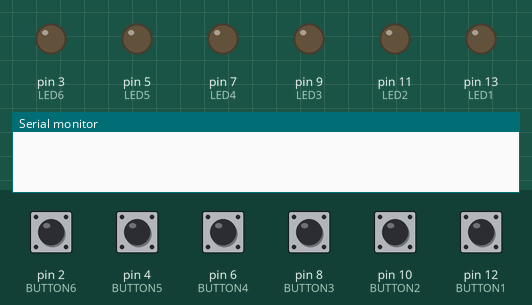
This sketch was run on a simulated Arduino Uno, built with avr-gcc and run on an emulated ATmega328P. Parts: output pins drawn as LEDs (lit = HIGH), the last lines printed to the serial monitor. The test bench sets the inputs (shaded band); at power-on: pin 2 (BUTTON6), pin 4 (BUTTON5), pin 6 (BUTTON4), pin 8 (BUTTON3), pin 10 (BUTTON2), pin 12 (BUTTON1) LOW.

Above: at 1.2 s.
1.3 s: pin 2 (BUTTON6) pulled HIGH for 0.15 s
At 2.8 s:
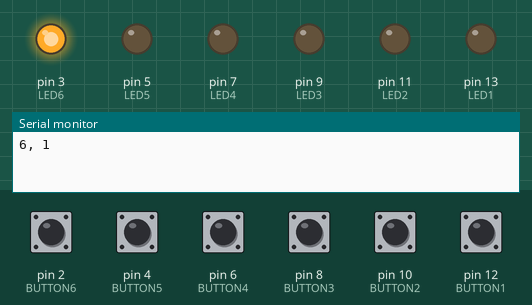
4.4 s: pin 4 (BUTTON5) pulled HIGH for 0.15 s
At 4.9 s:
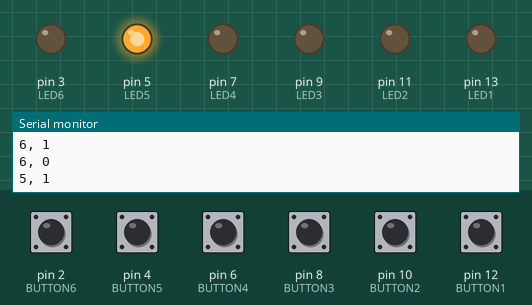
7.5 s: pin 6 (BUTTON4) pulled HIGH for 0.15 s
At 8.4 s:
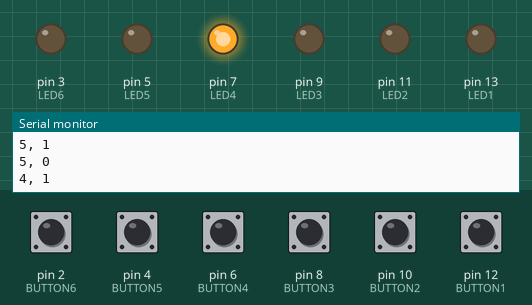
10.6 s: pin 8 (BUTTON3) pulled HIGH for 0.15 s
At 12.0 s:
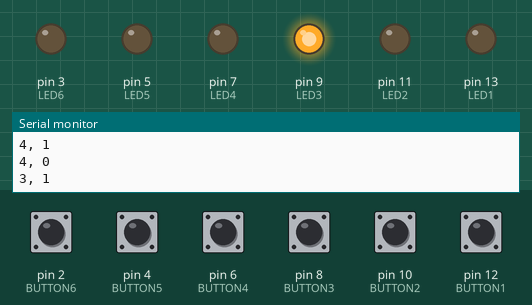
13.7 s: pin 10 (BUTTON2) pulled HIGH for 0.15 s
At 14.4 s:
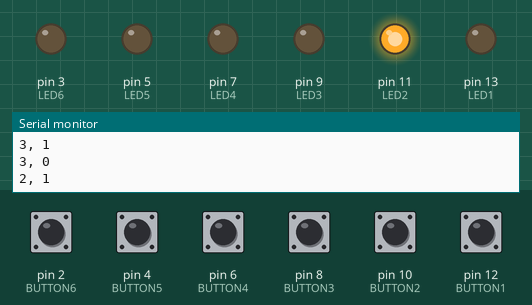
16.8 s: pin 12 (BUTTON1) pulled HIGH for 0.15 s
At 17.9 s:
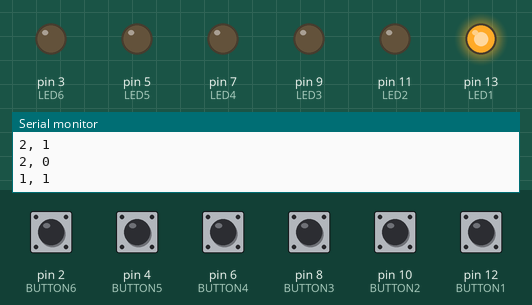
Timing chart, 0 to 20.9 s (numbered marks = the images above; inputs shaded):
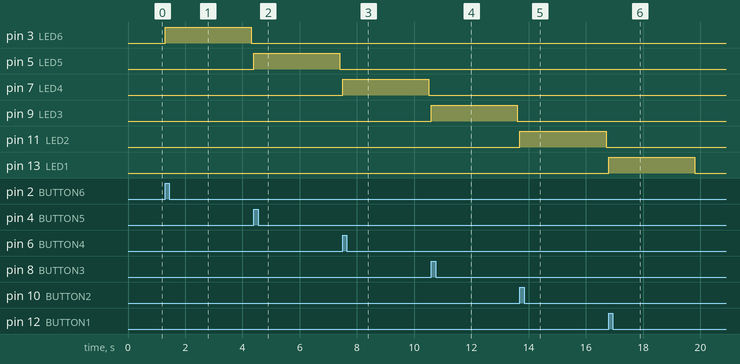

The sketch:

buttons.ino
```cpp
int LED1 = 13;
int BUTTON1 = 12;
int LED2 = 11;
int BUTTON2 = 10;
int LED3 = 9;
int BUTTON3 = 8;
int LED4 = 7;
int BUTTON4 = 6;
int LED5 = 5;
int BUTTON5 = 4;
int LED6 = 3;
int BUTTON6 = 2;


void setup()
{
  Serial.begin(9600);
  pinMode(LED1,OUTPUT);
  pinMode(BUTTON1,INPUT);
  pinMode(LED2,OUTPUT);
  pinMode(BUTTON2,INPUT);
  pinMode(LED3,OUTPUT);
  pinMode(BUTTON3,INPUT);
  pinMode(LED4,OUTPUT);
  pinMode(BUTTON4,INPUT);
  pinMode(LED5,OUTPUT);
  pinMode(BUTTON5,INPUT);
  pinMode(LED6,OUTPUT);
  pinMode(BUTTON6,INPUT);
}

void loop()
{
// SNOWBALL ONE
  static unsigned char led1State = LOW;
  static unsigned char button1State = LOW;
  static unsigned char lastButton1State = LOW;
  static unsigned long led1CameOn = 0;

  // If the LED has been on for at least 3 seconds then turn it off.
  if(led1State == HIGH)
  {
    if(millis()-led1CameOn > 3000)
    {
      Serial.println("1, 0");
      Serial.flush();
      delay(2);
      digitalWrite(LED1,LOW);
      led1State = LOW;
    }
  }

  // If the button's state has changed, then turn the LED on IF it is not on already.
  button1State = digitalRead(BUTTON1);
  if(button1State != lastButton1State)
  {
    lastButton1State = button1State;
    if((button1State == HIGH) && (led1State == LOW))
    {
      digitalWrite(LED1,HIGH);
      led1State = HIGH;
      led1CameOn = millis();
      Serial.println("1, 1");
      Serial.flush();
      delay(2);
    }
  }

// SNOWBALL TWO
  static unsigned char led2State = LOW;
  static unsigned char button2State = LOW;
  static unsigned char lastButton2State = LOW;
  static unsigned long led2CameOn = 0;

  // If the LED has been on for at least 3 seconds then turn it off.
  if(led2State == HIGH)
  {
    if(millis()-led2CameOn > 3000)
    {
      Serial.println("2, 0");
      Serial.flush();
      delay(2);
      digitalWrite(LED2,LOW);
      led2State = LOW;
    }
  }

  // If the button's state has changed, then turn the LED on IF it is not on already.
  button2State = digitalRead(BUTTON2);
  if(button2State != lastButton2State)
  {
    lastButton2State = button2State;
    if((button2State == HIGH) && (led2State == LOW))
    {
      digitalWrite(LED2,HIGH);
      led2State = HIGH;
      led2CameOn = millis();
      Serial.println("2, 1");
      Serial.flush();
      delay(2);
    }
  }

 // SNOWBALL THREE
  static unsigned char led3State = LOW;
  static unsigned char button3State = LOW;
  static unsigned char lastButton3State = LOW;
  static unsigned long led3CameOn = 0;

  // If the LED has been on for at least 3 seconds then turn it off.
  if(led3State == HIGH)
  {
    if(millis()-led3CameOn > 3000)
    {
      Serial.println("3, 0");
      Serial.flush();
      delay(2);
      digitalWrite(LED3,LOW);
      led3State = LOW;
    }
  }

  // If the button's state has changed, then turn the LED on IF it is not on already.
  button3State = digitalRead(BUTTON3);
  if(button3State != lastButton3State)
  {
    lastButton3State = button3State;
    if((button3State == HIGH) && (led3State == LOW))
    {
      digitalWrite(LED3,HIGH);
      led3State = HIGH;
      led3CameOn = millis();
      Serial.println("3, 1");
      Serial.flush();
      delay(2);
    }
  }

// SNOWBALL FOUR
  static unsigned char led4State = LOW;
  static unsigned char button4State = LOW;
  static unsigned char lastButton4State = LOW;
  static unsigned long led4CameOn = 0;

  // If the LED has been on for at least 3 seconds then turn it off.
  if(led4State == HIGH)
  {
    if(millis()-led4CameOn > 3000)
    {
      Serial.println("4, 0");
      Serial.flush();
      delay(2);
      digitalWrite(LED4,LOW);
      led4State = LOW;
    }
  }

  // If the button's state has changed, then turn the LED on IF it is not on already.
  button4State = digitalRead(BUTTON4);
  if(button4State != lastButton4State)
  {
    lastButton4State = button4State;
    if((button4State == HIGH) && (led4State == LOW))
    {
      digitalWrite(LED4,HIGH);
      led4State = HIGH;
      led4CameOn = millis();
      Serial.println("4, 1");
      Serial.flush();
      delay(2);
    }
  }

// SNOWBALL FIVE
  static unsigned char led5State = LOW;
  static unsigned char button5State = LOW;
  static unsigned char lastButton5State = LOW;
  static unsigned long led5CameOn = 0;

  // If the LED has been on for at least 3 seconds then turn it off.
  if(led5State == HIGH)
  {
    if(millis()-led5CameOn > 3000)
    {
      Serial.println("5, 0");
      Serial.flush();
      delay(2);
      digitalWrite(LED5,LOW);
      led5State = LOW;
    }
  }

  // If the button's state has changed, then turn the LED on IF it is not on already.
  button5State = digitalRead(BUTTON5);
  if(button5State != lastButton5State)
  {
    lastButton5State = button5State;
    if((button5State == HIGH) && (led5State == LOW))
    {
      digitalWrite(LED5,HIGH);
      led5State = HIGH;
      led5CameOn = millis();
      Serial.println("5, 1");
      Serial.flush();
      delay(2);
    }
  }

//SNOWBALL SIX
  static unsigned char led6State = LOW;
  static unsigned char button6State = LOW;
  static unsigned char lastButton6State = LOW;
  static unsigned long led6CameOn = 0;

  // If the LED has been on for at least 5 seconds then turn it off.
  if(led6State == HIGH)
  {
    if(millis()-led6CameOn > 3000)
    {
      Serial.println("6, 0");
      Serial.flush();
      delay(2);
      digitalWrite(LED6,LOW);
      led6State = LOW;
    }
  }

  // If the button's state has changed, then turn the LED on IF it is not on already.
  button6State = digitalRead(BUTTON6);
  if(button6State != lastButton6State)
  {
    lastButton6State = button6State;
    if((button6State == HIGH) && (led6State == LOW))
    {
      digitalWrite(LED6,HIGH);
      led6State = HIGH;
      led6CameOn = millis();
      Serial.println("6, 1");
      Serial.flush();
      delay(2);
    }
  }

}
```

Measured:
- after the input at 1.3 s, pin 3 (LED6): LOW → HIGH at once, → LOW 3.0 s later
- after the input at 4.4 s, pin 5 (LED5): LOW → HIGH at once, → LOW 3.0 s later
- after the input at 7.5 s, pin 7 (LED4): LOW → HIGH at once, → LOW 3.0 s later
- after the input at 10.6 s, pin 9 (LED3): LOW → HIGH at once, → LOW 3.0 s later
- after the input at 13.7 s, pin 11 (LED2): LOW → HIGH at once, → LOW 3.0 s later
- after the input at 16.8 s, pin 13 (LED1): LOW → HIGH at once, → LOW 3.0 s later
